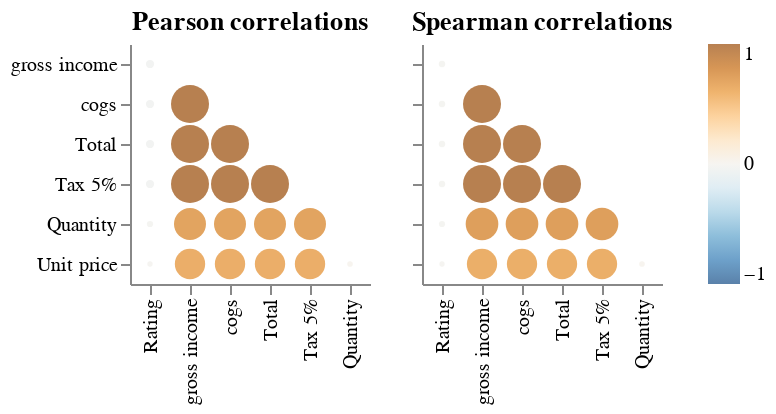

The notebook cell saved with this chart:
### Markdown cell above
#### Check What Numerical Data is Correlated

### Code cell
import altair_ally as aly


aly.alt.data_transformers.enable('vegafusion')

aly.corr(walmart_df)

### Figure 1 — Vega specification as saved in the notebook (floating-point values rounded to 4 significant figures)
{"$schema": "https://vega.github.io/schema/vega/v5.json", "data": [{"name": "source_0"}, {"name": "data_0", "values": [{"abs_value": 0.03644, "index": "Rating", "value": -0.03644, "variable": "gross income"}, {"abs_value": 1.0, "index": "gross income", "value": 1.0, "variable": "cogs"}, {"abs_value": 0.03644, "index": "Rating", "value": -0.03644, "variable": "cogs"}, {"abs_value": 0.01078, "index": "Quantity", "value": 0.01078, "variable": "Unit price"}, {"abs_value": 0.634, "index": "Tax 5%", "value": 0.634, "variable": "Unit price"}, {"abs_value": 0.634, "index": "Total", "value": 0.634, "variable": "Unit price"}, {"abs_value": 0.634, "index": "cogs", "value": 0.634, "variable": "Unit price"}, {"abs_value": 0.634, "index": "gross income", "value": 0.634, "variable": "Unit price"}, {"abs_value": 0.008778, "index": "Rating", "value": -0.008778, "variable": "Unit price"}, {"abs_value": 1.0, "index": "cogs", "value": 1.0, "variable": "Total"}, {"abs_value": 1.0, "index": "gross income", "value": 1.0, "variable": "Total"}, {"abs_value": 0.03644, "index": "Rating", "value": -0.03644, "variable": "Total"}, {"abs_value": 1.0, "index": "Total", "value": 1.0, "variable": "Tax 5%"}, {"abs_value": 1.0, "index": "cogs", "value": 1.0, "variable": "Tax 5%"}, {"abs_value": 1.0, "index": "gross income", "value": 1.0, "variable": "Tax 5%"}, {"abs_value": 0.03644, "index": "Rating", "value": -0.03644, "variable": "Tax 5%"}, {"abs_value": 0.7055, "index": "Tax 5%", "value": 0.7055, "variable": "Quantity"}, {"abs_value": 0.7055, "index": "Total", "value": 0.7055, "variable": "Quantity"}, {"abs_value": 0.7055, "index": "cogs", "value": 0.7055, "variable": "Quantity"}, {"abs_value": 0.7055, "index": "gross income", "value": 0.7055, "variable": "Quantity"}, {"abs_value": 0.01581, "index": "Rating", "value": -0.01581, "variable": "Quantity"}]}, {"name": "source_1"}, {"name": "data_1", "values": [{"abs_value": 0.01723, "index": "Rating", "value": -0.01723, "variable": "gross income"}, {"abs_value": 1.0, "index": "gross income", "value": 1.0, "variable": "cogs"}, {"abs_value": 0.01723, "index": "Rating", "value": -0.01723, "variable": "cogs"}, {"abs_value": 0.01117, "index": "Quantity", "value": 0.01117, "variable": "Unit price"}, {"abs_value": 0.6301, "index": "Tax 5%", "value": 0.6301, "variable": "Unit price"}, {"abs_value": 0.6301, "index": "Total", "value": 0.6301, "variable": "Unit price"}, {"abs_value": 0.6301, "index": "cogs", "value": 0.6301, "variable": "Unit price"}, {"abs_value": 0.6301, "index": "gross income", "value": 0.6301, "variable": "Unit price"}, {"abs_value": 0.008335, "index": "Rating", "value": -0.008335, "variable": "Unit price"}, {"abs_value": 1.0, "index": "cogs", "value": 1.0, "variable": "Total"}, {"abs_value": 1.0, "index": "gross income", "value": 1.0, "variable": "Total"}, {"abs_value": 0.01723, "index": "Rating", "value": -0.01723, "variable": "Total"}, {"abs_value": 1.0, "index": "Total", "value": 1.0, "variable": "Tax 5%"}, {"abs_value": 1.0, "index": "cogs", "value": 1.0, "variable": "Tax 5%"}, {"abs_value": 1.0, "index": "gross income", "value": 1.0, "variable": "Tax 5%"}, {"abs_value": 0.01723, "index": "Rating", "value": -0.01723, "variable": "Tax 5%"}, {"abs_value": 0.7353, "index": "Tax 5%", "value": 0.7353, "variable": "Quantity"}, {"abs_value": 0.7353, "index": "Total", "value": 0.7353, "variable": "Quantity"}, {"abs_value": 0.7353, "index": "cogs", "value": 0.7353, "variable": "Quantity"}, {"abs_value": 0.7353, "index": "gross income", "value": 0.7353, "variable": "Quantity"}, {"abs_value": 0.01545, "index": "Rating", "value": -0.01545, "variable": "Quantity"}]}, {"name": "source_0_concat_0_x_domain_index", "values": [{"index": "Rating", "sort_field": 0.0}, {"index": "gross income", "sort_field": 1.0}, {"index": "Quantity", "sort_field": 5.0}, {"index": "Tax 5%", "sort_field": 4.0}, {"index": "Total", "sort_field": 3.0}, {"index": "cogs", "sort_field": 2.0}]}, {"name": "source_0_concat_0_y_domain_variable", "values": [{"sort_field": 0.0, "variable": "gross income"}, {"sort_field": 1.0, "variable": "cogs"}, {"sort_field": 5.0, "variable": "Unit price"}, {"sort_field": 2.0, "variable": "Total"}, {"sort_field": 3.0, "variable": "Tax 5%"}, {"sort_field": 4.0, "variable": "Quantity"}]}, {"name": "source_1_concat_1_x_domain_index", "values": [{"index": "Rating", "sort_field": 0.0}, {"index": "gross income", "sort_field": 1.0}, {"index": "Quantity", "sort_field": 5.0}, {"index": "Tax 5%", "sort_field": 4.0}, {"index": "Total", "sort_field": 3.0}, {"index": "cogs", "sort_field": 2.0}]}, {"name": "source_1_concat_1_y_domain_variable", "values": [{"sort_field": 0.0, "variable": "gross income"}, {"sort_field": 1.0, "variable": "cogs"}, {"sort_field": 5.0, "variable": "Unit price"}, {"sort_field": 2.0, "variable": "Total"}, {"sort_field": 3.0, "variable": "Tax 5%"}, {"sort_field": 4.0, "variable": "Quantity"}]}], "signals": [{"name": "concat_0_x_step", "value": 20}, {"name": "concat_0_width", "update": "bandspace(domain('concat_0_x').length, 1, 0.5) * concat_0_x_step"}, {"name": "concat_0_y_step", "value": 20}, {"name": "concat_0_height", "update": "bandspace(domain('concat_0_y').length, 1, 0.5) * concat_0_y_step"}, {"name": "concat_1_x_step", "value": 20}, {"name": "concat_1_width", "update": "bandspace(domain('concat_1_x').length, 1, 0.5) * concat_1_x_step"}, {"name": "concat_1_y_step", "value": 20}, {"name": "concat_1_height", "update": "bandspace(domain('concat_1_y').length, 1, 0.5) * concat_1_y_step"}], "marks": [{"type": "group", "name": "concat_0_group", "encode": {"update": {"width": {"signal": "concat_0_width"}, "height": {"signal": "concat_0_height"}}}, "marks": [{"type": "symbol", "name": "concat_0_marks", "from": {"data": "data_0"}, "encode": {"update": {"x": {"field": "index", "scale": "concat_0_x"}, "opacity": {"value": 0.7}, "fill": {"field": "value", "scale": "color"}, "y": {"field": "variable", "scale": "concat_0_y"}, "shape": {"value": "circle"}, "size": {"field": "abs_value", "scale": "size"}, "tooltip": {"signal": "{\"corr\": format(datum[\"value\"], \".2f\"), \"x\": isValid(datum[\"index\"]) ? datum[\"index\"] : \"\"+datum[\"index\"], \"y\": isValid(datum[\"variable\"]) ? datum[\"variable\"] : \"\"+datum[\"variable\"]}"}}}, "style": ["circle"]}], "axes": [{"scale": "concat_0_x", "grid": false, "labelAngle": 270, "labelBaseline": "middle", "zindex": 0, "labelAlign": "right", "orient": "bottom"}, {"scale": "concat_0_y", "grid": false, "orient": "left", "zindex": 0}], "title": {"text": "Pearson correlations", "frame": "group"}, "style": "cell"}, {"type": "group", "name": "concat_1_group", "encode": {"update": {"height": {"signal": "concat_1_height"}, "width": {"signal": "concat_1_width"}}}, "marks": [{"type": "symbol", "name": "concat_1_marks", "from": {"data": "data_1"}, "encode": {"update": {"tooltip": {"signal": "{\"corr\": format(datum[\"value\"], \".2f\"), \"x\": isValid(datum[\"index\"]) ? datum[\"index\"] : \"\"+datum[\"index\"], \"y\": isValid(datum[\"variable\"]) ? datum[\"variable\"] : \"\"+datum[\"variable\"]}"}, "x": {"field": "index", "scale": "concat_1_x"}, "shape": {"value": "circle"}, "opacity": {"value": 0.7}, "size": {"field": "abs_value", "scale": "size"}, "fill": {"field": "value", "scale": "color"}, "y": {"field": "variable", "scale": "concat_1_y"}}}, "style": ["circle"]}], "axes": [{"scale": "concat_1_x", "orient": "bottom", "labelAlign": "right", "grid": false, "labelAngle": 270, "labelBaseline": "middle", "zindex": 0}, {"scale": "concat_1_y", "zindex": 0, "labels": false, "orient": "left", "grid": false}], "title": {"text": "Spearman correlations", "frame": "group"}, "style": "cell"}], "scales": [{"name": "color", "type": "linear", "domain": [-1, 1], "range": {"scheme": "blueorange"}, "zero": true, "interpolate": "hcl"}, {"name": "size", "type": "linear", "domain": [0, 1], "range": [4, 361], "zero": true}, {"name": "concat_0_x", "type": "point", "domain": {"data": "source_0_concat_0_x_domain_index", "field": "index", "sort": {"op": "max", "field": "sort_field"}}, "range": {"step": {"signal": "concat_0_x_step"}}, "padding": 0.5}, {"name": "concat_0_y", "type": "point", "domain": {"data": "source_0_concat_0_y_domain_variable", "field": "variable", "sort": {"op": "max", "field": "sort_field"}}, "range": {"step": {"signal": "concat_0_y_step"}}, "padding": 0.5}, {"name": "concat_1_x", "type": "point", "domain": {"data": "source_1_concat_1_x_domain_index", "field": "index", "sort": {"op": "max", "field": "sort_field"}}, "range": {"step": {"signal": "concat_1_x_step"}}, "padding": 0.5}, {"name": "concat_1_y", "type": "point", "domain": {"data": "source_1_concat_1_y_domain_variable", "field": "variable", "sort": {"op": "max", "field": "sort_field"}}, "range": {"step": {"signal": "concat_1_y_step"}}, "padding": 0.5}], "padding": 5, "legends": [{"fill": "color", "gradientLength": {"signal": "clamp(concat_0_height, 64, 200)"}, "encode": {"gradient": {"update": {"opacity": {"value": 0.7}}}}}], "background": "white", "layout": {"padding": 20, "bounds": "full", "align": "each"}, "config": {"style": {"cell": {"strokeWidth": 0}}}}
